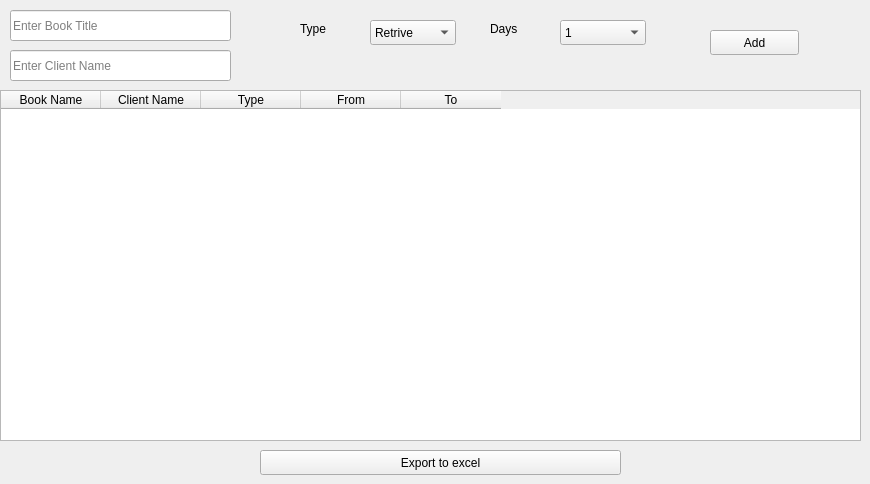
    <widget class="QWidget" name="tab">
     <attribute name="title">
      <string>Dashboard</string>
     </attribute>
     <widget class="QTableWidget" name="tableWidget_dashboard">
      <property name="enabled">
       <bool>true</bool>
      </property>
      <property name="geometry">
       <rect>
        <x>0</x>
        <y>90</y>
        <width>861</width>
        <height>351</height>
       </rect>
      </property>
      <property name="iconSize">
       <size>
        <width>55</width>
        <height>55</height>
       </size>
      </property>
      <column>
       <property name="text">
        <string>Book Name</string>
       </property>
      </column>
      <column>
       <property name="text">
        <string>Client Name</string>
       </property>
      </column>
      <column>
       <property name="text">
        <string>Type</string>
       </property>
      </column>
      <column>
       <property name="text">
        <string>From</string>
       </property>
      </column>
      <column>
       <property name="text">
        <string>To</string>
       </property>
      </column>
     </widget>
     <widget class="QPushButton" name="pushButton_dashboard_add">
      <property name="geometry">
       <rect>
        <x>710</x>
        <y>30</y>
        <width>89</width>
        <height>25</height>
       </rect>
      </property>
      <property name="text">
       <string>Add</string>
      </property>
     </widget>
     <widget class="QLineEdit" name="lineEdit_dashboard_title">
      <property name="geometry">
       <rect>
        <x>10</x>
        <y>10</y>
        <width>221</width>
        <height>31</height>
       </rect>
      </property>
      <property name="placeholderText">
       <string>Enter Book Title</string>
      </property>
     </widget>
     <widget class="QComboBox" name="comboBox_type">
      <property name="geometry">
       <rect>
        <x>370</x>
        <y>20</y>
        <width>86</width>
        <height>25</height>
       </rect>
      </property>
      <item>
       <property name="text">
        <string>Retrive</string>
       </property>
      </item>
      <item>
       <property name="text">
        <string>Rent</string>
       </property>
      </item>
     </widget>
     <widget class="QComboBox" name="comboBox_days">
      <property name="geometry">
       <rect>
        <x>560</x>
        <y>20</y>
        <width>86</width>
        <height>25</height>
       </rect>
      </property>
      <item>
       <property name="text">
        <string>1</string>
       </property>
      </item>
      <item>
       <property name="text">
        <string>2</string>
       </property>
      </item>
      <item>
       <property name="text">
        <string>3</string>
       </property>
      </item>
      <item>
       <property name="text">
        <string>4</string>
       </property>
      </item>
      <item>
       <property name="text">
        <string>5</string>
       </property>
      </item>
      <item>
       <property name="text">
        <string>6</string>
       </property>
      </item>
      <item>
       <property name="text">
        <string>7</string>
       </property>
      </item>
      <item>
       <property name="text">
        <string>8</string>
       </property>
      </item>
      <item>
       <property name="text">
        <string>9</string>
       </property>
      </item>
      <item>
       <property name="text">
        <string>11</string>
       </property>
      </item>
      <item>
       <property name="text">
        <string>12</string>
       </property>
      </item>
     </widget>
     <widget class="QLabel" name="label">
      <property name="geometry">
       <rect>
        <x>300</x>
        <y>20</y>
        <width>67</width>
        <height>17</height>
       </rect>
      </property>
      <property name="text">
       <string>Type</string>
      </property>
     </widget>
     <widget class="QLabel" name="label_2">
      <property name="geometry">
       <rect>
        <x>490</x>
        <y>20</y>
        <width>67</width>
        <height>17</height>
       </rect>
      </property>
      <property name="text">
       <string>Days</string>
      </property>
     </widget>
     <widget class="QLineEdit" name="lineEdit_dashboard_client_name">
      <property name="geometry">
       <rect>
        <x>10</x>
        <y>50</y>
        <width>221</width>
        <height>31</height>
       </rect>
      </property>
      <property name="placeholderText">
       <string>Enter Client Name</string>
      </property>
     </widget>
     <widget class="QPushButton" name="pushButton_dashboard_export">
      <property name="geometry">
       <rect>
        <x>260</x>
        <y>450</y>
        <width>361</width>
        <height>25</height>
       </rect>
      </property>
      <property name="text">
       <string>Export to excel</string>
      </property>
     </widget>
    </widget>
